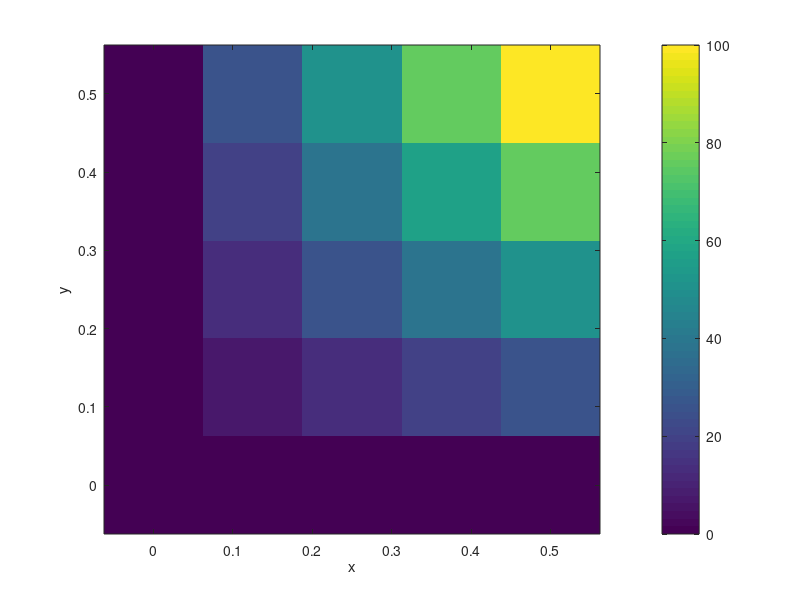

Here is the MATLAB script that generated this plot:
%% Solve the Laplace equation by inversion

%% Initialisation 
clear;
n = 3; % inner nodes on x-axis
m = 3; % inner nodes on y-axis

N = n*m; % Total number of inner nodes

% Create a sparse band-matrix using spdiags
% Sparse matrices use much less memory as we don't have to store
% zeroes.
e = ones(N,1);
d = ones(N,1); d(n:n:(N-m)) = 0;
A = spdiags([e d -2*e],[-3,-1,0],N,N);
A = A + A';

B   = -diag(-1/4*e)*(A-diag(-4*e));
rho = max(abs(eig(B)));
w = 2/(1+sqrt(1-rho^2));

b = [-25, -50,-150, 0, 0, -50, 0, 0, -25]';

%% Direct solve
p = A\b;

% In order to plot the result we have to reshape our solution vector
pSol = reshape(p,n,m)';
% We want to also plot the boundary conditions
x = linspace(0,0.5,5);
y = linspace(0,0.5,5);
U = zeros(n+2,m+2);
U(2:4,2:4) = pSol;        % inner part
U(1,:)     = 200*x;       % top part
U(:,end)   = 200*flip(y); % right part
% surf(x,y,flipud(U)); shading('interp');
imagesc(x,y,flipud(U));
set(gca,'YDir','normal')
xlabel('x');
ylabel('y');
colorbar();

